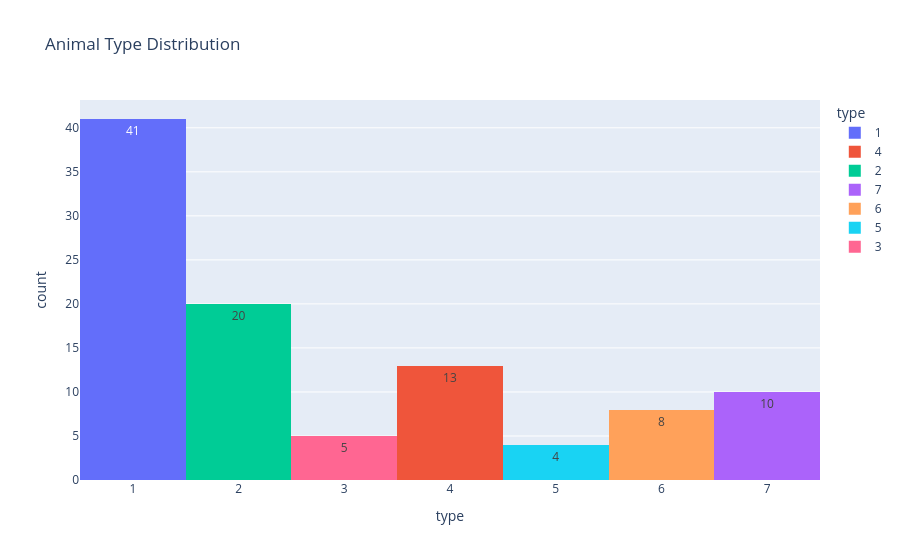

Notebook code cell kept with this figure:
### Code cell
import plotly.express as px
fig = px.histogram(df, x='type', color='type', title="Animal Type Distribution", text_auto=True)
fig.show()

### Figure 1 — Plotly figure (JSON) as saved in the notebook; plotly's stock layout.template omitted (floating-point values rounded to 4 significant figures)
{"data": [{"bingroup": "x", "hovertemplate": "type=%{x}<br>count=%{y}<extra></extra>", "legendgroup": "1", "marker": {"color": "#636efa", "pattern": {"shape": ""}}, "name": "1", "orientation": "v", "showlegend": true, "texttemplate": "%{value}", "type": "histogram", "x": [1, 1, 1, 1, 1, 1, 1, 1, 1, 1, 1, 1, 1, 1, 1, 1, 1, 1, 1, 1, 1, 1, 1, 1, 1, 1, 1, 1, 1, 1, 1, 1, 1, 1, 1, 1, 1, 1, 1, 1, 1], "xaxis": "x", "yaxis": "y"}, {"bingroup": "x", "hovertemplate": "type=%{x}<br>count=%{y}<extra></extra>", "legendgroup": "4", "marker": {"color": "#EF553B", "pattern": {"shape": ""}}, "name": "4", "orientation": "v", "showlegend": true, "texttemplate": "%{value}", "type": "histogram", "x": [4, 4, 4, 4, 4, 4, 4, 4, 4, 4, 4, 4, 4], "xaxis": "x", "yaxis": "y"}, {"bingroup": "x", "hovertemplate": "type=%{x}<br>count=%{y}<extra></extra>", "legendgroup": "2", "marker": {"color": "#00cc96", "pattern": {"shape": ""}}, "name": "2", "orientation": "v", "showlegend": true, "texttemplate": "%{value}", "type": "histogram", "x": [2, 2, 2, 2, 2, 2, 2, 2, 2, 2, 2, 2, 2, 2, 2, 2, 2, 2, 2, 2], "xaxis": "x", "yaxis": "y"}, {"bingroup": "x", "hovertemplate": "type=%{x}<br>count=%{y}<extra></extra>", "legendgroup": "7", "marker": {"color": "#ab63fa", "pattern": {"shape": ""}}, "name": "7", "orientation": "v", "showlegend": true, "texttemplate": "%{value}", "type": "histogram", "x": [7, 7, 7, 7, 7, 7, 7, 7, 7, 7], "xaxis": "x", "yaxis": "y"}, {"bingroup": "x", "hovertemplate": "type=%{x}<br>count=%{y}<extra></extra>", "legendgroup": "6", "marker": {"color": "#FFA15A", "pattern": {"shape": ""}}, "name": "6", "orientation": "v", "showlegend": true, "texttemplate": "%{value}", "type": "histogram", "x": [6, 6, 6, 6, 6, 6, 6, 6], "xaxis": "x", "yaxis": "y"}, {"bingroup": "x", "hovertemplate": "type=%{x}<br>count=%{y}<extra></extra>", "legendgroup": "5", "marker": {"color": "#19d3f3", "pattern": {"shape": ""}}, "name": "5", "orientation": "v", "showlegend": true, "texttemplate": "%{value}", "type": "histogram", "x": [5, 5, 5, 5], "xaxis": "x", "yaxis": "y"}, {"bingroup": "x", "hovertemplate": "type=%{x}<br>count=%{y}<extra></extra>", "legendgroup": "3", "marker": {"color": "#FF6692", "pattern": {"shape": ""}}, "name": "3", "orientation": "v", "showlegend": true, "texttemplate": "%{value}", "type": "histogram", "x": [3, 3, 3, 3, 3], "xaxis": "x", "yaxis": "y"}], "layout": {"barmode": "relative", "legend": {"title": {"text": "type"}, "tracegroupgap": 0}, "title": {"text": "Animal Type Distribution"}, "xaxis": {"anchor": "y", "categoryarray": [1, 4, 2, 7, 6, 5, 3], "categoryorder": "array", "domain": [0, 1], "title": {"text": "type"}}, "yaxis": {"anchor": "x", "domain": [0, 1], "title": {"text": "count"}}}}
